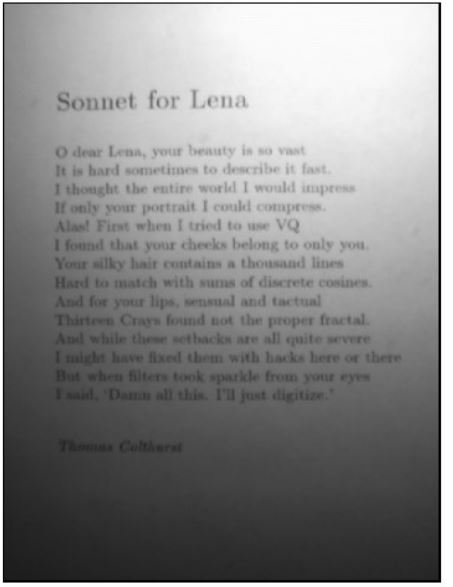
#> input picture images/lena_son.JPG, 453 x 587 px, found by its file name
$ python lab3.py
#> lines starting #> are read from the running program, lines starting #| are printed output that depends on the picture; after the words box and inside, x2 and y2 are one past the last pixel; in counts of white or black regions, pixels touching at a corner belong together
import cv2
import matplotlib.pyplot as plt


def load_gray_image(path):
#> called with path = '/images/lena_son.JPG'
    return cv2.cvtColor(cv2.imread(path), cv2.COLOR_BGR2GRAY)
#> returned value: shape (587, 453); min 0, max 255, mean 136.1


def local_thresholding(image):

    # blurred_image = cv2.GaussianBlur(image, ksize=(3, 3), sigmaX=0, sigmaY=0)
    blurred_image = image
    plt.figure()
    plt.imshow(blurred_image, cmap='gray')
    plt.show()

    image = cv2.adaptiveThreshold(blurred_image, 255, cv2.ADAPTIVE_THRESH_MEAN_C, cv2.THRESH_BINARY_INV, 17, 7)
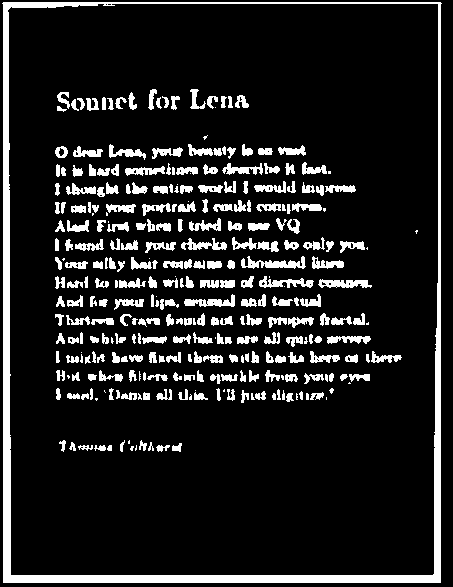
#> image: shape (587, 453); 12.7% white; 310 white regions (43 under 20 px), largest, box (x1, y1, x2, y2) and area: (2, 2, 442, 583) 11264, (241, 256, 306, 269) 420, (318, 279, 372, 288) 328
    image = 255 - image
    return image


image = load_gray_image(r'/images/lena_son.JPG')

plt.figure()
plt.imshow(image, cmap='gray')
plt.show()

image_thr = local_thresholding(image)

plt.figure()
plt.imshow(image_thr, cmap='gray')
plt.show()

$ run again, with images/cat.jpg copied over images/lena_son.JPG
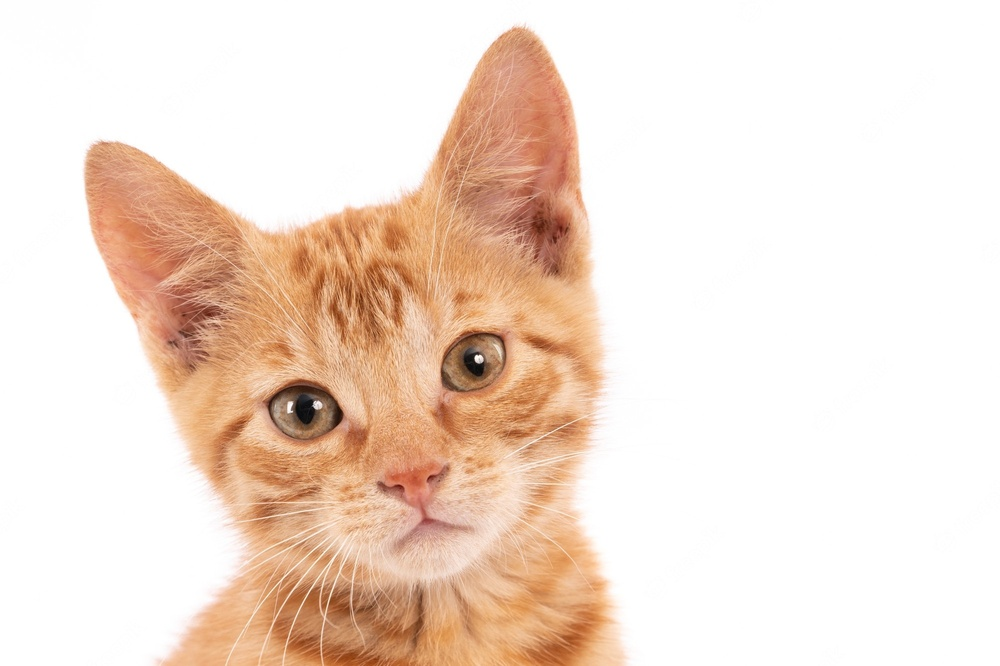
#> input picture images/cat.jpg, 1000 x 666 px, shrunk from 2000 x 1333 before the run, found by its file name
#> in load_gray_image, `return cv2.cvtColor(cv2.imread(path), cv2.COLOR_BGR2GRAY)`:
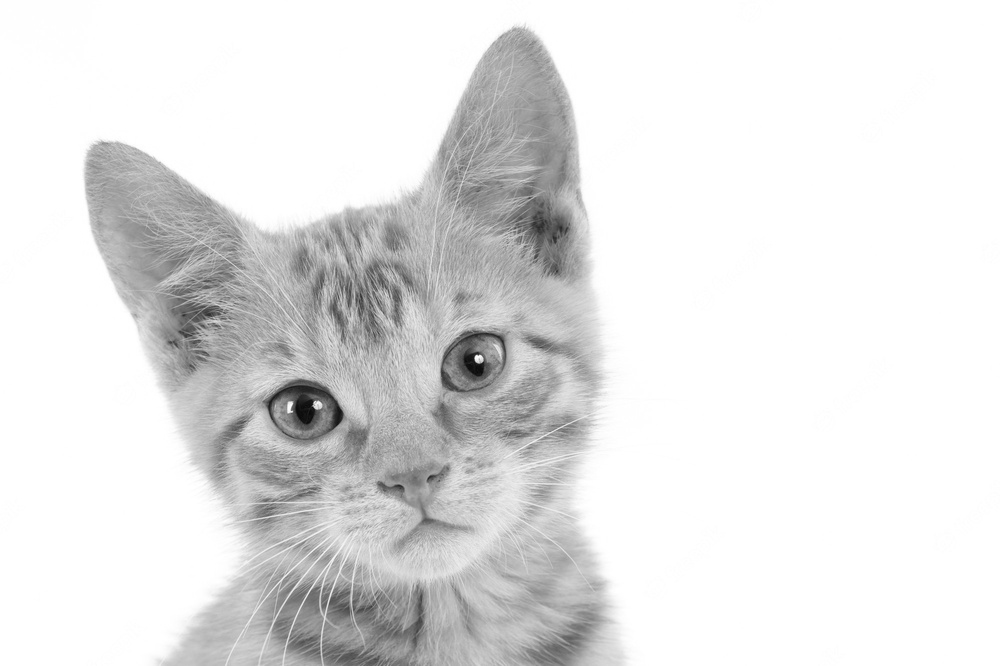
#> returned value: shape (666, 1000); min 9, max 255, mean 227.5
#> in local_thresholding, `image = cv2.adaptiveThreshold(blurred_image, 255, cv2.ADAPTIVE_THRESH_..`:
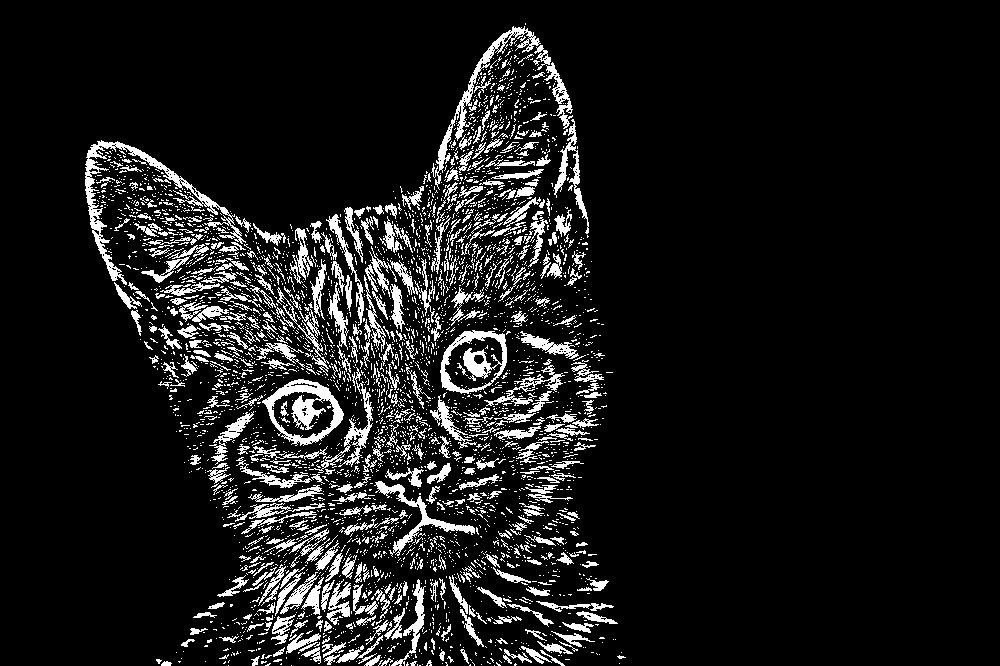
#> image: shape (666, 1000); 9.8% white; 3795 white regions (3323 under 20 px), largest, box (x1, y1, x2, y2) and area: (85, 140, 246, 285) 2466, (262, 379, 344, 446) 2034, (440, 330, 507, 394) 1606

$ run again, with images/image2.jpg copied over images/lena_son.JPG
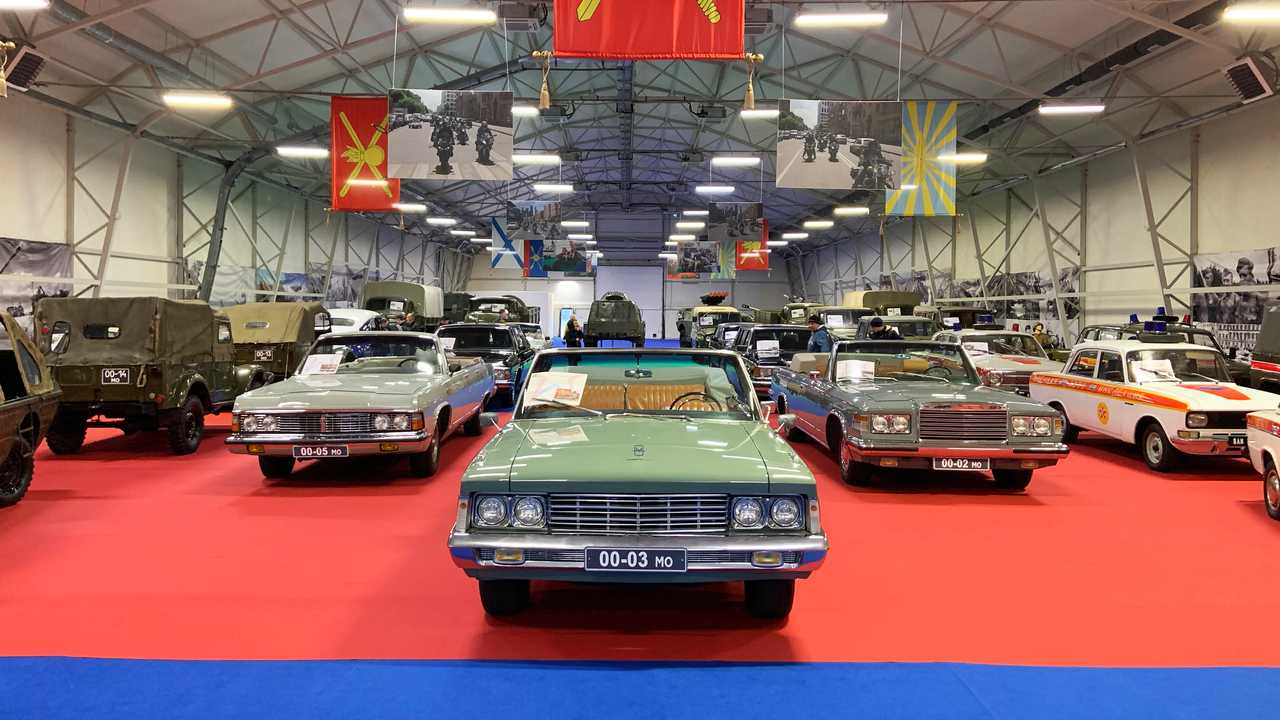
#> input picture images/image2.jpg, 1280 x 720 px, found by its file name
#> in load_gray_image, `return cv2.cvtColor(cv2.imread(path), cv2.COLOR_BGR2GRAY)`:
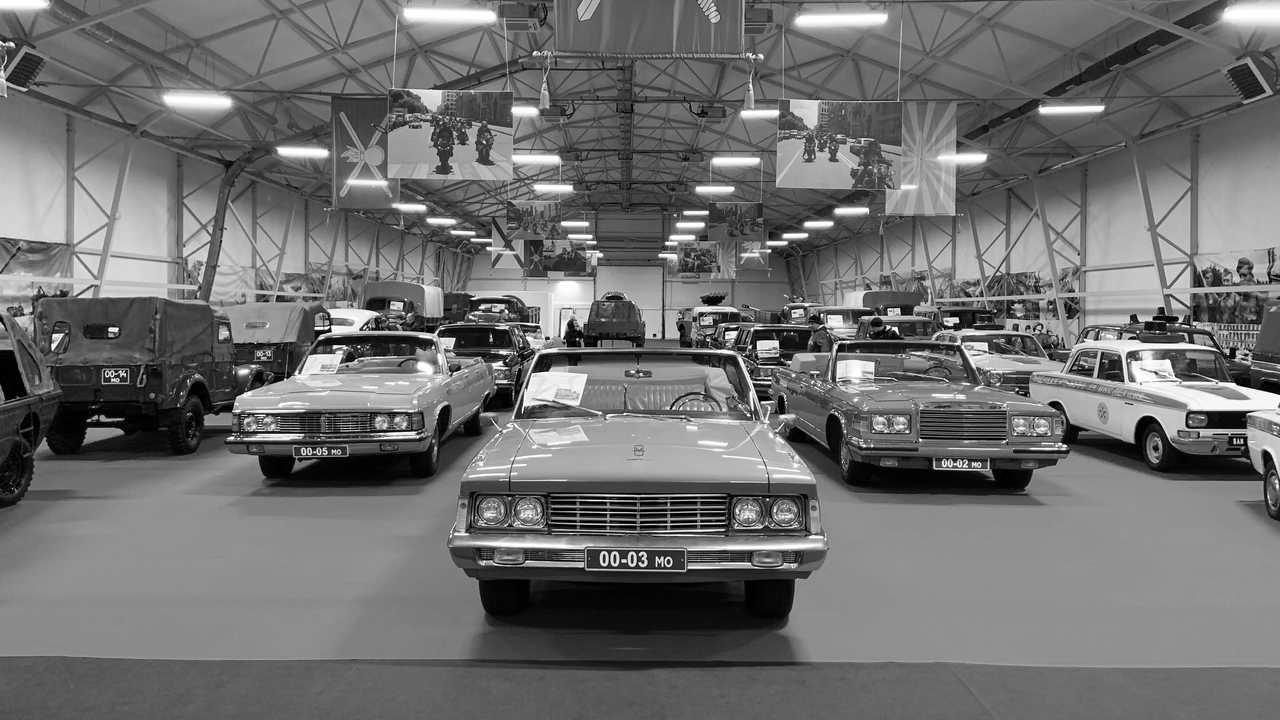
#> returned value: shape (720, 1280); min 0, max 255, mean 111.1
#> in local_thresholding, `image = cv2.adaptiveThreshold(blurred_image, 255, cv2.ADAPTIVE_THRESH_..`:
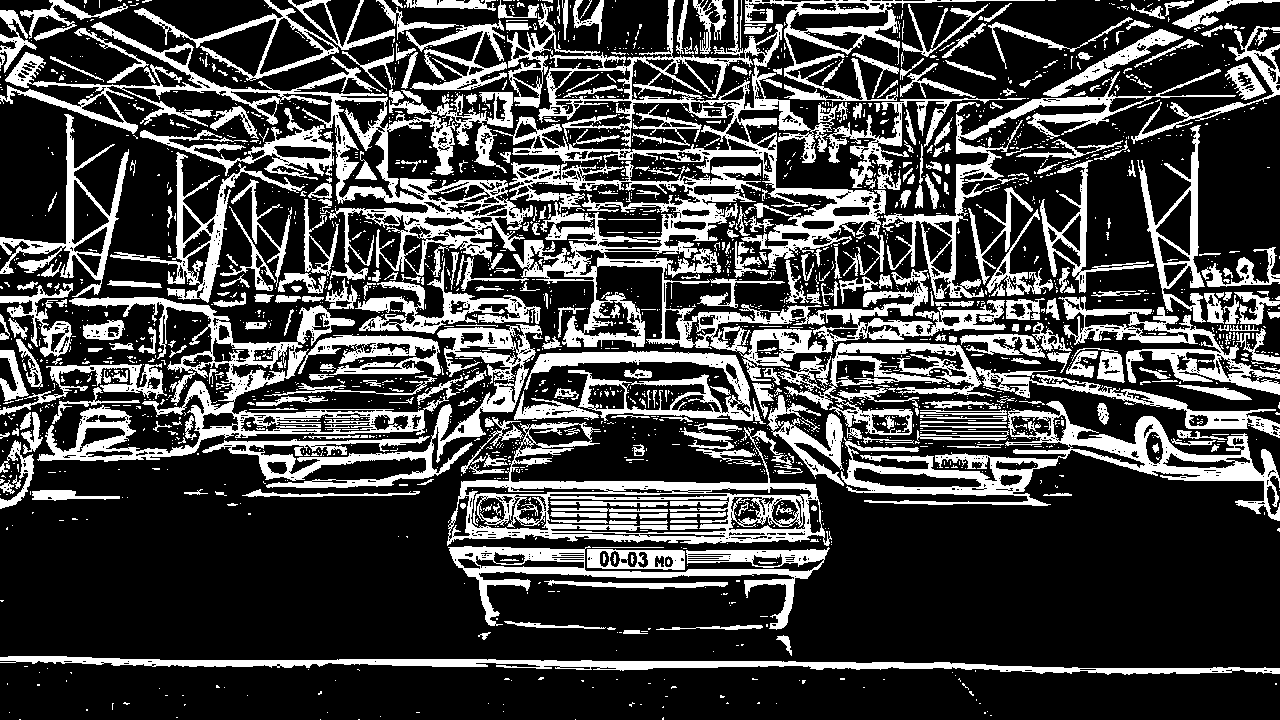
#> image: shape (720, 1280); 26.7% white; 2488 white regions (2077 under 20 px), largest, box (x1, y1, x2, y2) and area: (509, 161, 1006, 381) 20511, (493, 0, 886, 269) 15726, (0, 22, 533, 276) 15500
